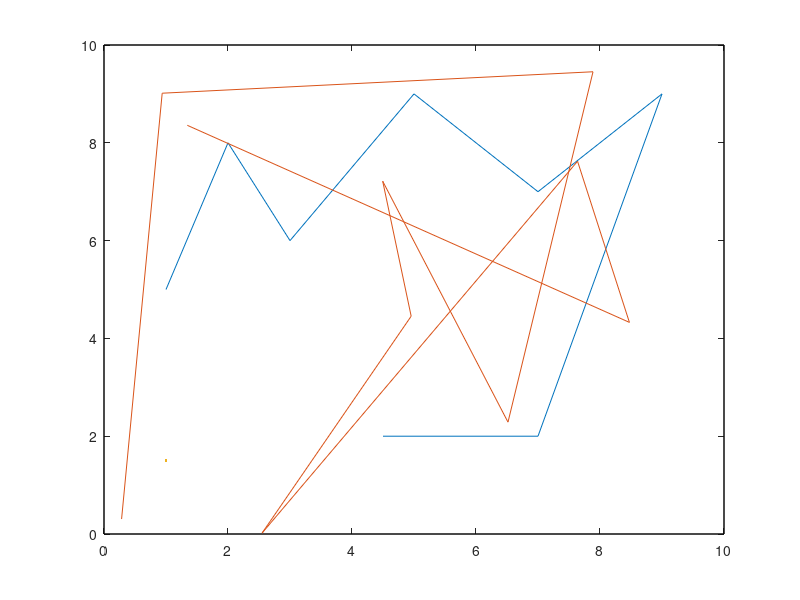

Reproduce this figure in MATLAB.
clear all
x = [1 2 3 5 7 9 7 4.5];
y = [5 8 6 9 7 9 2 2] ;
plot(x,y)
rectangle('Position',[0,0,10,10])
hold on
rng(1)
M = 10 * rand(10,2) ;
plot(M(:,1),M(:,2),LineWidth=1.5)